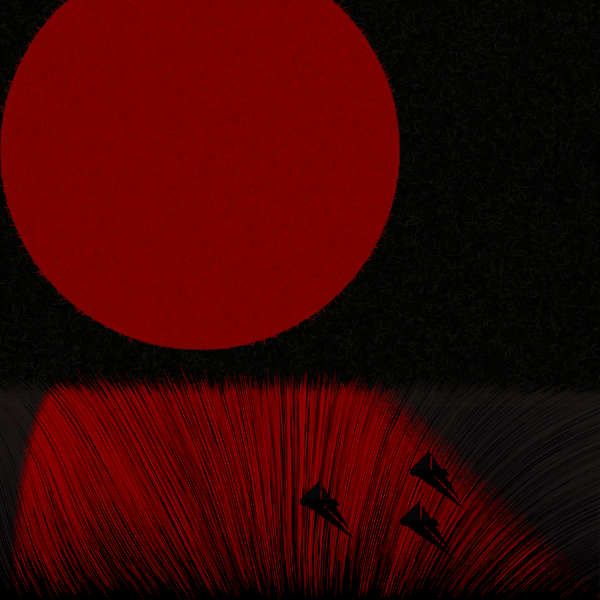
Frame 1 (no input)
Frame 2 (the mouse pressed at the canvas centre, redrawn once): identical to frame 1, image omitted

The p5.js sketch that drew this single still picture (run headless with seeded random() and noise() and a simulated clock; the mouse was pressed at the canvas centre and the sketch redrawn once):

// p5.js sketch
// ── sketch.js

const CANVAS_HEIGHT = 600;
const CANVAS_WIDTH = 600;

const BASE_H = 15;
const BASE_S = 10;
const BASE_B = 1;

function setup() {
  createCanvas(CANVAS_WIDTH, CANVAS_HEIGHT);
  colorMode(HSB, 100);
  noLoop();
  background(BASE_H, BASE_S, BASE_B);
  texturize(30000);
  new Planet(200, 150, 400, {h: 360, s: 100, b: 50})
  fill(0)
  rect(0, 405, CANVAS_WIDTH, 600);
  drawOcean();
  //rect(0, 400, CANVAS_WIDTH, 600);

  drawShips(410,470);
  drawShips(400,520);
  drawShips(300,500);

}

function draw() {

}


let texturize = (density) => {
  for(let i = 0; i < density; i++) {
    stroke(
      BASE_H,
      BASE_S + Math.random() * 5,
      BASE_B + Math.random() * 8,
      Math.random() * 10 + 75
    );

    let x1 = Math.random() * CANVAS_WIDTH;
    let y1 = Math.random() * CANVAS_HEIGHT;
    let theta = Math.random() * 2 * Math.PI;
    let segmentLength = Math.random() * 5 + 2;
    let x2 = Math.cos(theta) * segmentLength + x1;
    let y2 = Math.sin(theta) * segmentLength + y1;
    line(x1, y1, x2, y2);
  }
};


class Planet {
  constructor(x, y, w , c ){
    push()
    fill(c.h, c.s, c.b);
    ellipse(x,y,w);
    translate(x,y)
    this.texturize(x,y,w,c);
    pop()
  }

  texturize(x,y,w,c){
    const r = w/2
    for(let i = 0; i < 30000; i++) {
      stroke(
        c.h,
        c.s - Math.random() * 5,
        c.b - Math.random() * 8,
        Math.random() * 10 + 75
      );
  
      let x1 = random(-r,r);
      let y1 =random(-r,r);
      let theta = Math.random() * 2 * Math.PI;
      let segmentLength = Math.random() * 5 + 2;
      let x2 = Math.cos(theta) * segmentLength + x1;
      let y2 = Math.sin(theta) * segmentLength + y1;

      if(Math.pow(x2,2) + Math.pow(y2,2) < Math.pow(r, 2)){
        line(x1, y1, x2, y2);
      }
    }
 }
}





function drawOcean() {
  push();
  const particles = [];
  const horizonY = 400;
  const sunBrigeX = 50;
  const sunBridgeWidth = 360;


  for (let yIndex = horizonY; yIndex < CANVAS_HEIGHT; yIndex+= 10) {
    for (let xIndex = 0; xIndex < CANVAS_WIDTH; xIndex+= 10) {
      particles.push({
        x: xIndex,
        y: yIndex,
      });
      
    }
    
  }

  strokeWeight(1);
  fill(360, 100, 60, 30);
  const getColor = (x,y) => {
    const yValue1 = map(y, horizonY, 600, 1, 3)
    const yValue2 = map(y, horizonY, 600, 1, 1.5)
    if( sunBrigeX / yValue1 < x + random(10) && x+ random(50) < (sunBridgeWidth + sunBrigeX) * yValue2 ){
      return color(360, 100, 60, 30)
    }
    return color(1, 23, 15, 25)
  }

  for (let it = 0; it < 200; it++) {
    for (let index = 0; index < particles.length; index++) {

      let p = particles[index];
  
      const noiseVal = noise(p.x / windowWidth, p.y / windowHeight) * 0.5;
      const angle = map(noiseVal, 0, 1, -2 * PI, 2 * PI);
      p.x = p.x + sin(angle);
      p.y = p.y + cos(angle);
      stroke(getColor(p.x, p.y));
      line(p.x, p.y, p.x + sin(angle), p.y + cos(angle));
  
      if (p.x > CANVAS_WIDTH || p.x < 0 || p.y > CANVAS_HEIGHT + 300 || p.y < horizonY - random(100)) {
        p.x = random(CANVAS_WIDTH);
        p.y = random(horizonY, CANVAS_HEIGHT);
      }
    }
  }


  pop();
}


function drawShips(x, y) {
  push()
  beginShape();
  noStroke()
  fill(2)
  triangle(x, y, x+20, y-20, x+20, y);
  triangle(x+ 22, y, x+22, y-15, x+32, y);

  strokeWeight(2)
  stroke(2);
  rect(x +1,y, 34, 3);
  noStroke();
  fill(0);


  quad(x, y + 4, x+36, y, x+40, y+6, x+4, y+6);

  triangle(x, y +1, x+55, y+40, x+18, y);
  triangle(x+20, y + 1, x+50, y+30, x+32, y);
  pop();
}
